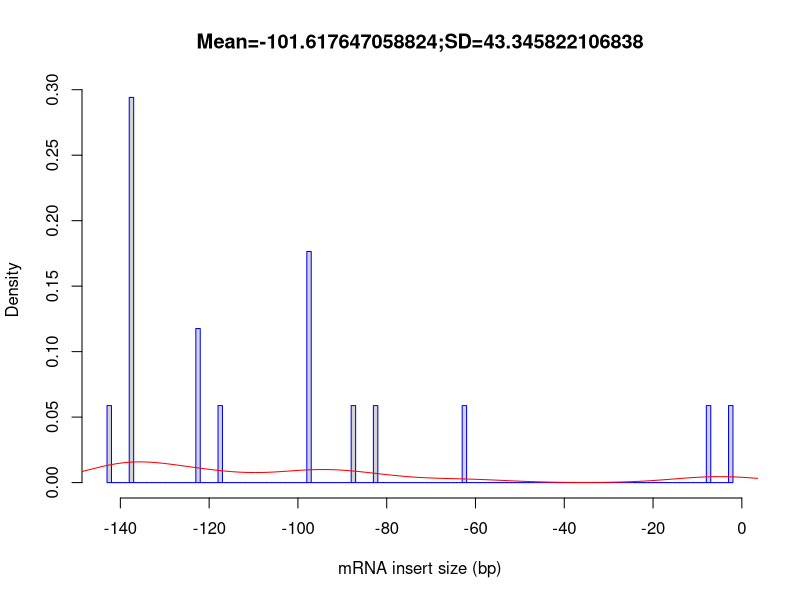

Write the R code that produced this figure.
out_file = 'Mmus_BAL-TAL_RRTN_BSL_Rep2_B8'
pdf('Mmus_BAL-TAL_RRTN_BSL_Rep2_B8.inner_distance_plot.pdf')
fragsize=rep(c(-147.5,-142.5,-137.5,-132.5,-127.5,-122.5,-117.5,-112.5,-107.5,-102.5,-97.5,-92.5,-87.5,-82.5,-77.5,-72.5,-67.5,-62.5,-57.5,-52.5,-47.5,-42.5,-37.5,-32.5,-27.5,-22.5,-17.5,-12.5,-7.5,-2.5,2.5,7.5,12.5,17.5,22.5,27.5,32.5,37.5,42.5,47.5,52.5,57.5,62.5,67.5,72.5,77.5,82.5,87.5,92.5,97.5,102.5,107.5,112.5,117.5,122.5,127.5,132.5,137.5,142.5,147.5,152.5,157.5,162.5,167.5,172.5,177.5,182.5,187.5,192.5,197.5,202.5,207.5,212.5,217.5,222.5,227.5,232.5,237.5,242.5,247.5,252.5,257.5,262.5,267.5,272.5,277.5,282.5,287.5,292.5,297.5,302.5,307.5,312.5,317.5,322.5,327.5,332.5,337.5,342.5,347.5),times=c(0,1,5,0,0,2,1,0,0,0,3,0,1,1,0,0,0,1,0,0,0,0,0,0,0,0,0,0,1,1,0,0,0,0,0,0,0,0,0,0,0,0,0,0,0,0,0,0,0,0,0,0,0,0,0,0,0,0,0,0,0,0,0,0,0,0,0,0,0,0,0,0,0,0,0,0,0,0,0,0,0,0,0,0,0,0,0,0,0,0,0,0,0,0,0,0,0,0,0,0))
frag_sd = sd(fragsize)
frag_mean = mean(fragsize)
frag_median = median(fragsize)
write(x=c("Name","Mean","Median","sd"), sep="	", file=stdout(),ncolumns=4)
write(c(out_file,frag_mean,frag_median,frag_sd),sep="	", file=stdout(),ncolumns=4)
hist(fragsize,probability=T,breaks=100,xlab="mRNA insert size (bp)",main=paste(c("Mean=",frag_mean,";","SD=",frag_sd),collapse=""),border="blue")
lines(density(fragsize,bw=10),col='red')
dev.off()
